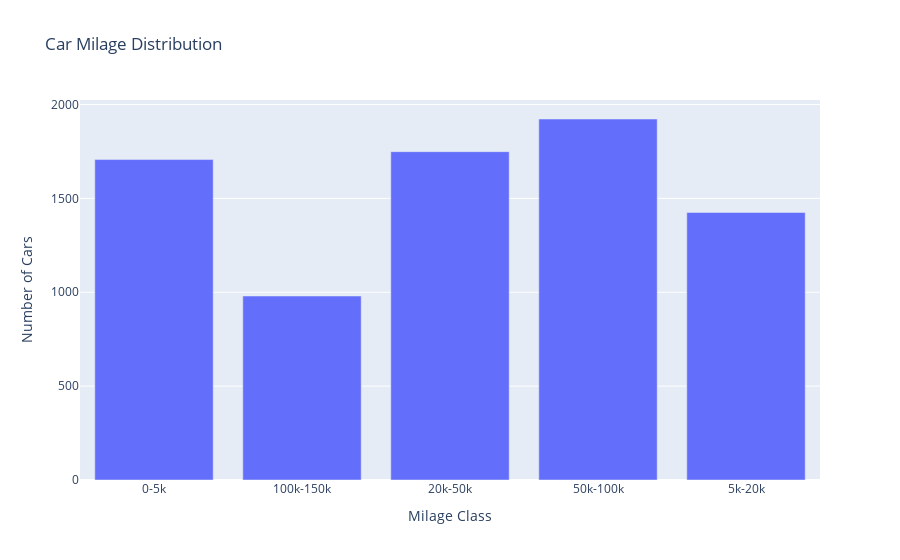

Source (notebook cell):
### Code cell
chart=px.bar(distribution,
             x='milage class',
             y=distribution.columns[2],
             title='Car Milage Distribution',
             labels={'milage class': 'Milage Class', distribution.columns[2]: 'Number of Cars'})
chart.show()
#bar chart showing the distribution of car milage across the milage classes

### Figure 1 — Plotly figure (JSON) as saved in the notebook; plotly's stock layout.template omitted (floating-point values rounded to 4 significant figures)
{"data": [{"alignmentgroup": "True", "hovertemplate": "Milage Class=%{x}<br>Number of Cars=%{y}<extra></extra>", "legendgroup": "", "marker": {"color": "#636efa", "pattern": {"shape": ""}}, "name": "", "offsetgroup": "", "orientation": "v", "showlegend": false, "textposition": "auto", "type": "bar", "x": ["0-5k", "100k-150k", "20k-50k", "50k-100k", "5k-20k"], "xaxis": "x", "y": [1707, 980, 1749, 1923, 1425], "yaxis": "y"}], "layout": {"autosize": true, "barmode": "relative", "legend": {"tracegroupgap": 0}, "title": {"text": "Car Milage Distribution"}, "xaxis": {"anchor": "y", "autorange": true, "domain": [0, 1], "range": [-0.5, 4.5], "title": {"text": "Milage Class"}, "type": "category"}, "yaxis": {"anchor": "x", "autorange": true, "domain": [0, 1], "range": [0, 2024.0], "title": {"text": "Number of Cars"}, "type": "linear"}}}
